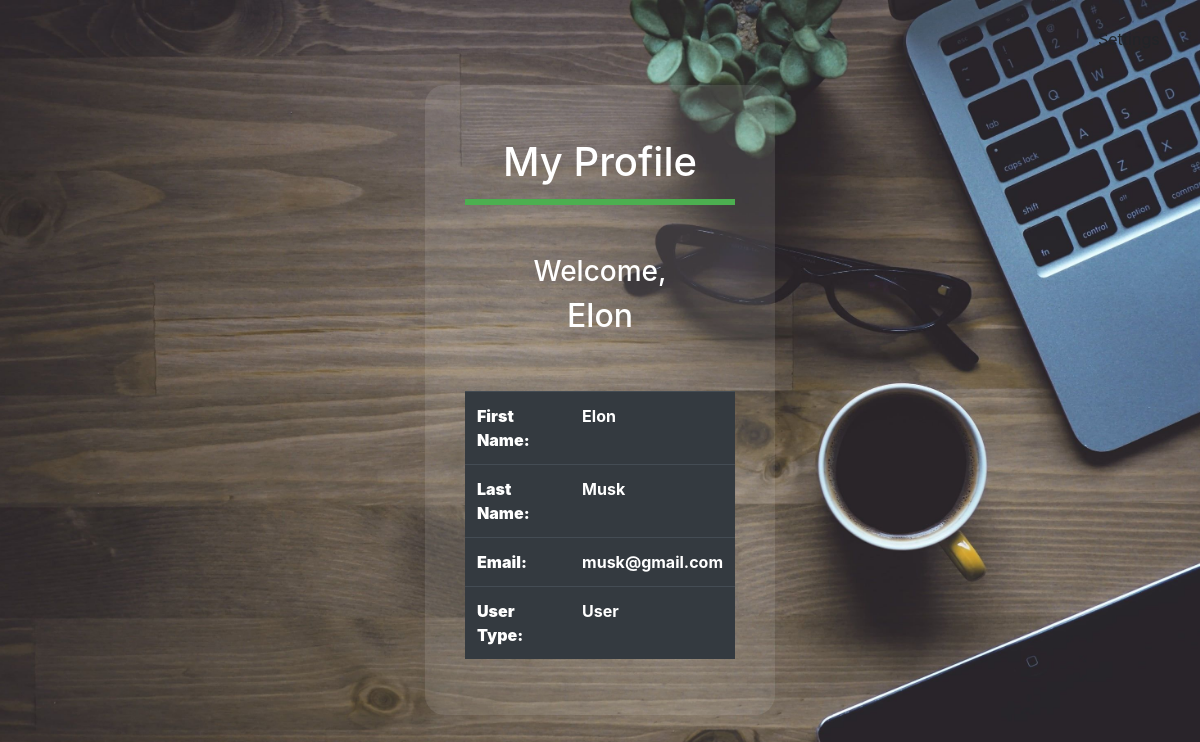
The page /newProject/profile.php (signed in) on the database its author committed.
### tables this page shows
CREATE TABLE `registration` (
  `mem_id` int(100) NOT NULL,
  `FirstName` varchar(100) NOT NULL,
  `LastName` varchar(100) NOT NULL,
  `Email` varchar(30) NOT NULL,
  `Password` varchar(50) NOT NULL,
  `status_id` int(1) NOT NULL
);

### newProject/profile.php (the view, shortened to what this page needs)
<!DOCTYPE html>
<html>
<head>
	<link rel="stylesheet" type="text/css" href="theme.css">
	<link rel="stylesheet" href="https://stackpath.bootstrapcdn.com/bootstrap/4.3.1/css/bootstrap.min.css">
</head>
<body>
	<div class="container">
		<form action="" method="post">
			<button class="btn" style="margin-top: 20px; float: right; width: 70px;" name="submit">Settings</button>
		</form>
          <?php
               $dbcon=parse_ini_file("dbconfig.ini");
               $server=$dbcon['server'];
               $user=$dbcon['user'];
               $pw=$dbcon['dbpass'];
               $db=$dbcon['dbase'];
               $conn=mysqli_connect($server,$user,$pw,$db);
					?>
					<?php
				$q=mysqli_query($conn,"SELECT * FROM registration where Email='$_SESSION[login_user]' ;");
			?>
			<div class="login-box">
			<h1 style="text-align: center;">My Profile</h1>
			<?php
				$row=mysqli_fetch_assoc($q);
 			?>
			<div style="text-align: center;"> <b><h3>Welcome,</h3></b>
 			<h2>
 				<?php echo $row['FirstName']; ?>
 			</h2><br><br>
			</div>
			<?php
			if($row['status_id']==1)
			{
				$status="Admin";
			}
			else
			{
				$status="User";
			}
				echo "<b>";
				echo "<table class='table table-dark table-hover'>";
 				echo "<tr>";
 					echo "<td>";
 						echo "<b> First Name: </b>";
 					echo "</td>";
 					echo "<td>";
 						echo $row['FirstName'];
 					echo "</td>";
 				echo "</tr>";
 				echo "<tr>";
 					echo "<td>";
 						echo "<b> Last Name: </b>";
 					echo "</td>";
 					echo "<td>";
 						echo $row['LastName'];
 					echo "</td>";
 				echo "</tr>";
 				echo "<tr>";
 					echo "<td>";
 						echo "<b> Email: </b>";
 					echo "</td>";
 					echo "<td>";
 						echo $row['Email'];
 					echo "</td>";
 				echo "</tr>";
 				echo "<tr>";
 					echo "<td>";
 						echo "<b> User Type: </b>";
 					echo "</td>";
 					echo "<td>";
 						echo $status;
 					echo "</td>";
 				echo "</tr>";
				echo "</table>";
				echo "</b>";
			?>
		</div>
	</div>
</body>
</html>

### newProject/theme.css (style rules this page uses)
body { background-image: url("background.jpg"); background-repeat: no-repeat; background-position: center ; background-attachment: fixed; background-size: cover; }
body { margin: 0; font-family: Arial, Helvetica, sans-serif; }
.login-box { width: 350px; position: absolute; top: 50%; left: 50%; transform: translate(-50%,-50%); color: #fff; background-color:rgba(255,255,255,0.1); padding: 40px; border-radius:20px; }
.login-box h1 { font-size: 40px; border-bottom: 6px solid #4caf50; margin-bottom: 50px; padding: 13px 0; }
.btn { width: 91%; background: none; border: 2px solid #4caf50; color: #fff; padding: 5px; font-size: 18px; cursor: pointer; }
::placeholder { color: #fff; }

### rows shown on the page
registration: FirstName "Elon", LastName "Musk", Email "musk@gmail.com", status "User"
